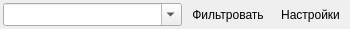
<?xml version="1.0" encoding="UTF-8"?>
<ui version="4.0">
 <class>FilterWidget</class>
 <widget class="QWidget" name="FilterWidget">
  <property name="geometry">
   <rect>
    <x>0</x>
    <y>0</y>
    <width>350</width>
    <height>28</height>
   </rect>
  </property>
  <property name="windowTitle">
   <string>Form</string>
  </property>
  <layout class="QHBoxLayout" name="horizontalLayout">
   <property name="spacing">
    <number>3</number>
   </property>
   <property name="leftMargin">
    <number>3</number>
   </property>
   <property name="topMargin">
    <number>3</number>
   </property>
   <property name="rightMargin">
    <number>3</number>
   </property>
   <property name="bottomMargin">
    <number>3</number>
   </property>
   <item>
    <widget class="QComboBox" name="searchCombo">
     <property name="font">
      <font>
       <pointsize>10</pointsize>
      </font>
     </property>
     <property name="whatsThis">
      <string>&lt;html&gt;&lt;head/&gt;&lt;body&gt;&lt;p&gt;Введите текст для фильтрации здесь и нажмите клавишу &lt;span style=&quot; font-weight:600;&quot;&gt;Enter&lt;/span&gt; или кнопку &amp;quot;&lt;span style=&quot; font-weight:600;&quot;&gt;Фильтровать&lt;/span&gt;&amp;quot;&lt;/p&gt;&lt;p&gt;Оставить поле пустым, то буду отображены все записи, т.е. фильтр становится неактивен.&lt;/p&gt;&lt;/body&gt;&lt;/html&gt;</string>
     </property>
     <property name="editable">
      <bool>true</bool>
     </property>
    </widget>
   </item>
   <item>
    <widget class="QToolButton" name="filterButton">
     <property name="toolTip">
      <string>Фильтровать</string>
     </property>
     <property name="statusTip">
      <string>Фильтровать</string>
     </property>
     <property name="whatsThis">
      <string>&lt;html&gt;&lt;head/&gt;&lt;body&gt;&lt;p&gt;По нажатию на эту кнопку будет примене фильтр из текстового поля.&lt;/p&gt;&lt;/body&gt;&lt;/html&gt;</string>
     </property>
     <property name="text">
      <string>Фильтровать</string>
     </property>
     <property name="iconSize">
      <size>
       <width>20</width>
       <height>20</height>
      </size>
     </property>
     <property name="autoRaise">
      <bool>true</bool>
     </property>
    </widget>
   </item>
   <item>
    <widget class="QToolButton" name="configButton">
     <property name="toolTip">
      <string>Настройки</string>
     </property>
     <property name="statusTip">
      <string>Настройки</string>
     </property>
     <property name="whatsThis">
      <string>&lt;html&gt;&lt;head/&gt;&lt;body&gt;&lt;p&gt;Открывает диалог настроек&lt;/p&gt;&lt;/body&gt;&lt;/html&gt;</string>
     </property>
     <property name="text">
      <string>Настройки</string>
     </property>
     <property name="iconSize">
      <size>
       <width>20</width>
       <height>20</height>
      </size>
     </property>
     <property name="autoRaise">
      <bool>true</bool>
     </property>
    </widget>
   </item>
  </layout>
 </widget>
 <resources/>
 <connections/>
</ui>
